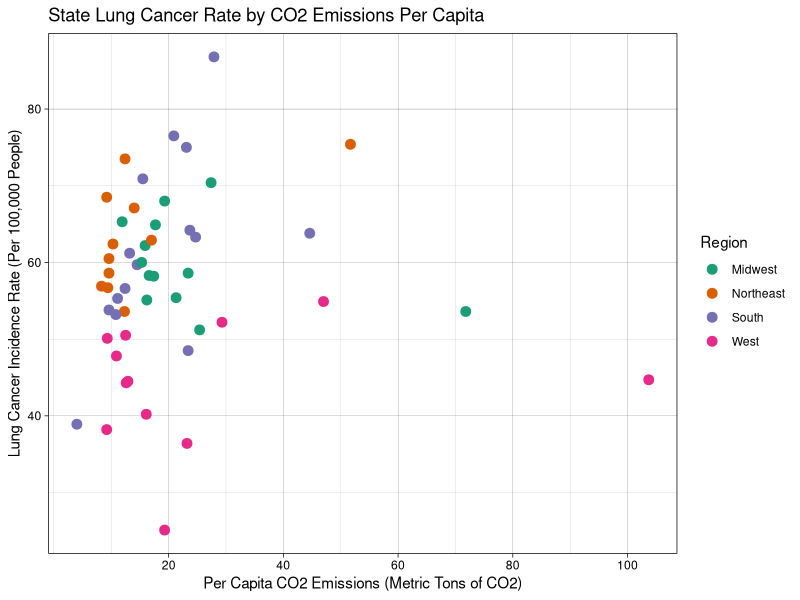
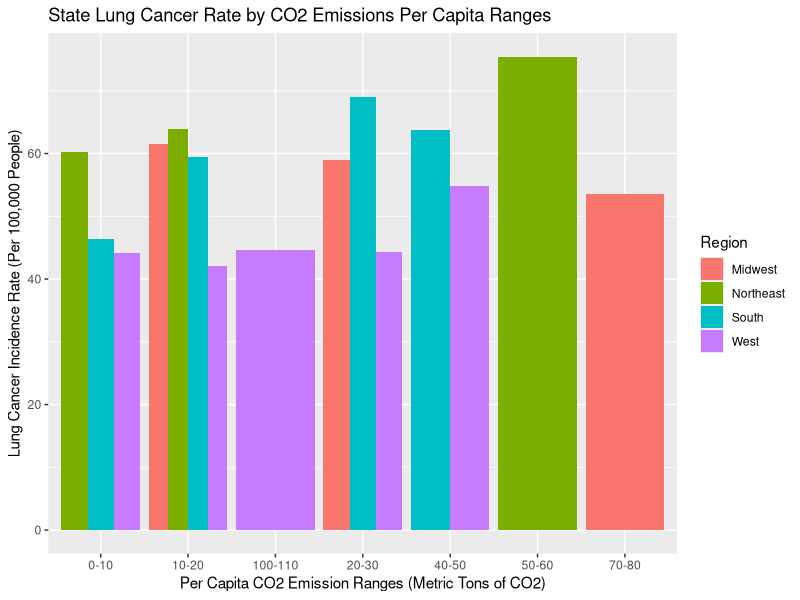
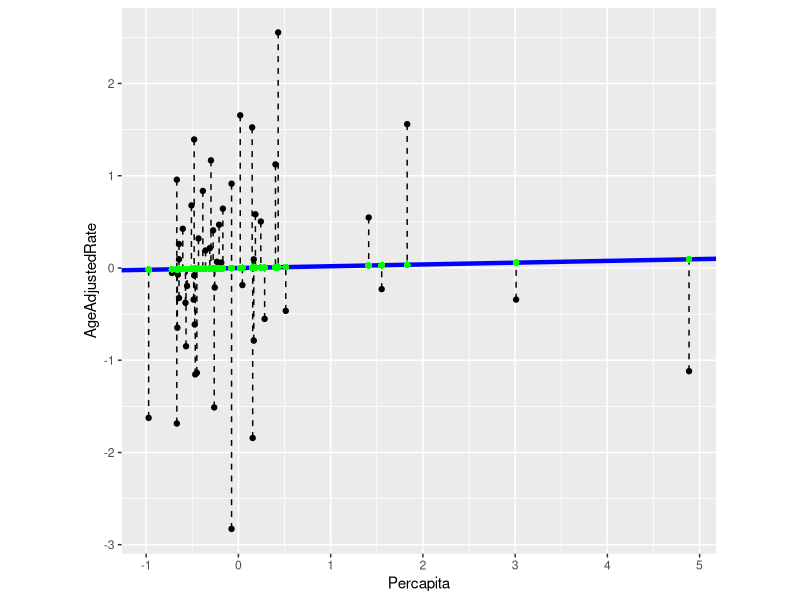
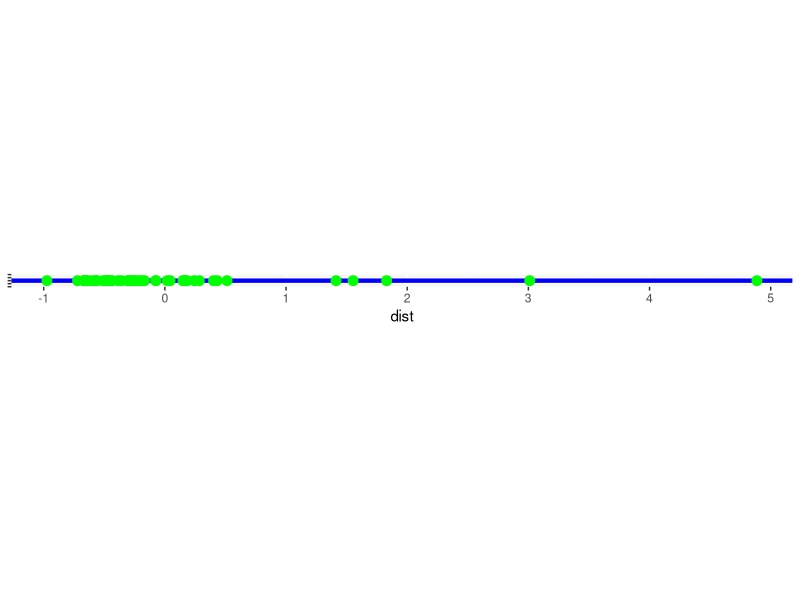
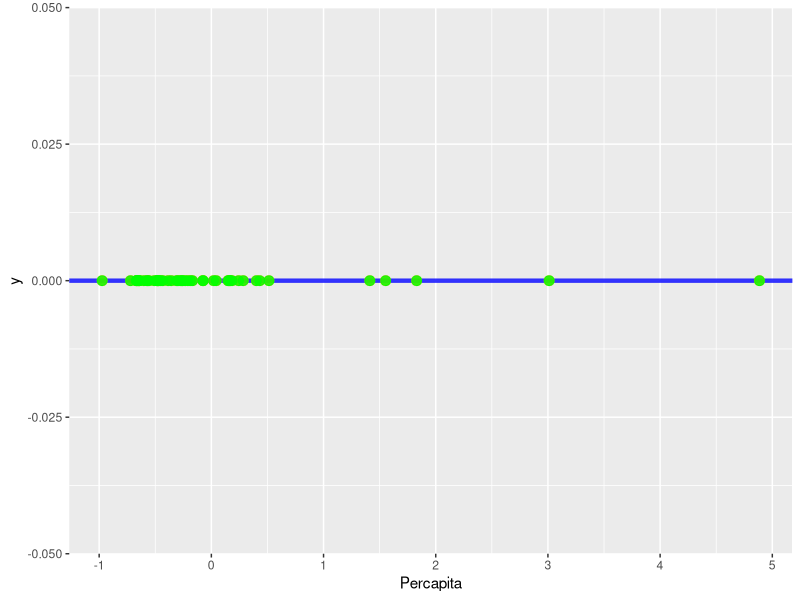
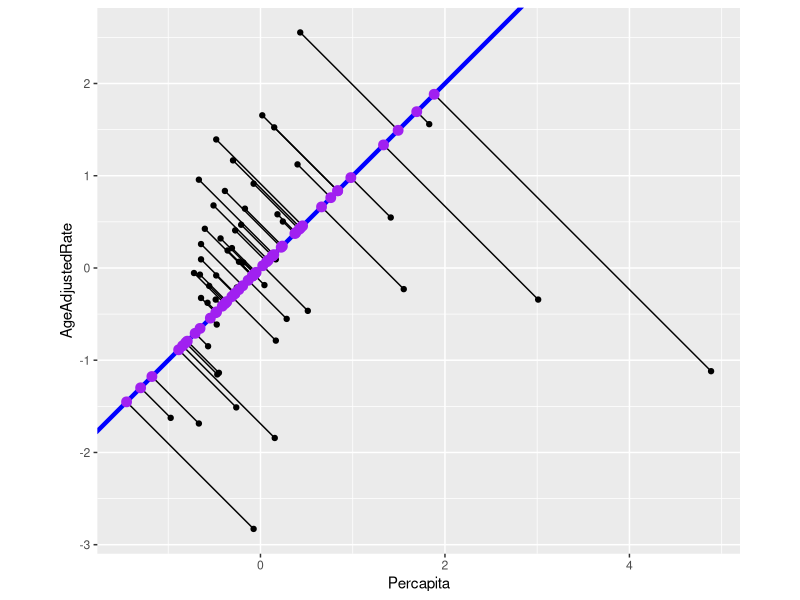
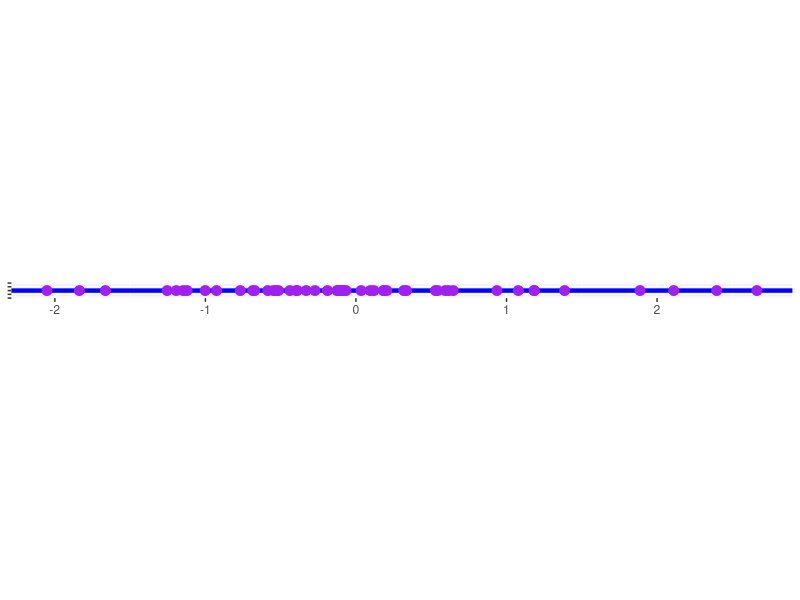
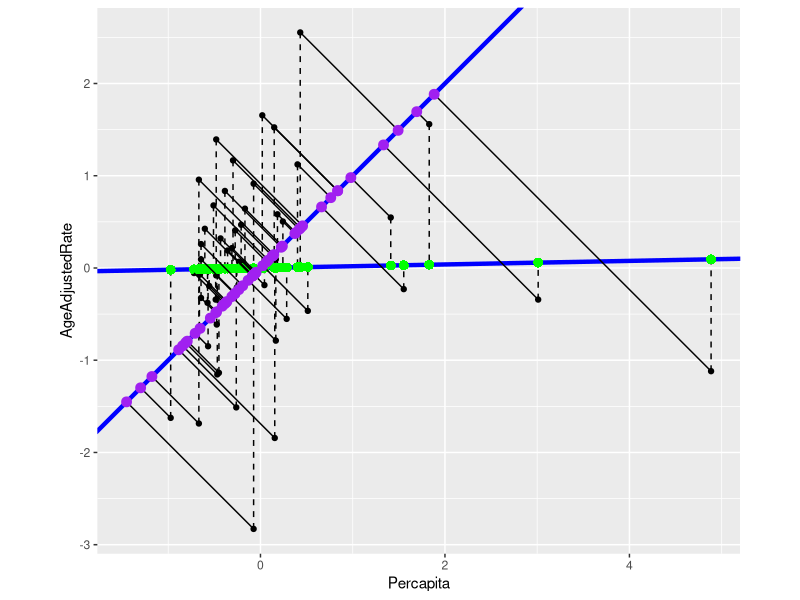

Generate these figures, in order, with R:
## ---- chunk 1
knitr::opts_chunk$set(echo = TRUE)
## ---- chunk 2
library(tidyr)
library(ggplot2)
library(dplyr)
lung_cancer_rate <- read.csv("lung_cancer_rate.csv") #Reading CSVs
state_percapita_carbon <- read.csv("state_percapita_carbon.csv")
state_total_carbon <- read.csv("state_total_carbon.csv")

lung_cancer_rate%>%na.omit()-> lung_cancer_rate #removing last few rows with all NAs
state_percapita_carbon%>%na.omit() -> state_percapita_carbon #removing last few rows with all NAs
state_percapita_carbon<-subset(state_percapita_carbon,select=-c(2:17,19:20)) #removing all years but 2016, the year in common
state_total_carbon<-subset(state_total_carbon,select=-c(2:12,14:16))#removing last column with all NAs and all years but 2016
state_total_carbon%>% na.omit() -> state_total_carbon #removing last few rows with all NAs
#Datasets are already Tidy (just need to remove one observation in the carbon emission datasets), so the next line is untidying, then retidying the lung cancer dataset.
lung_cancer_rate%>% pivot_wider(names_from='Region',values_from='AgeAdjustedRate') %>% pivot_longer(c("West","Midwest","South","Northeast"),names_to = 'Region',values_to = 'AgeAdjustedRate') %>% na.omit() -> lung_cancer_rate
## ---- chunk 3
lung_cancer_rate%>%full_join(state_percapita_carbon,by=c('Area'='State'))->lung_percapita #saving temporary fulljoin from 2 of the three datasets
lung_percapita%>%rename(Percapita=X2016)%>% #renaming X2016 into Percapita (for percapita CO2 emissions)
  full_join(state_total_carbon,by=c('Area'='State'))%>% #fulljoining third dataset
  rename(StateTotal=X2016)%>% #renaming X2016 into StateTotal (for state total CO2 emissions)
  na.omit()->data_final

#Need to convert StateTotal CO2 emissions variable into numeric variable
data_final$StateTotal <- as.numeric(as.character(data_final$StateTotal))
## ---- chunk 4
#Table displaying the states and stats for states whose lung cancer rates are above the national average
data_final %>% filter(AgeAdjustedRate>mean(AgeAdjustedRate))%>%#States whose lung cancer rates are above the national mean
  arrange(desc(AgeAdjustedRate)) #Arranging filtered cancer rates, descending
  
#First three summaries are to get an idea as to the variable averages of states whose means are above the average in each respective variable.
data_final %>% filter(AgeAdjustedRate>mean(AgeAdjustedRate))%>%#States whose lung cancer rates are above the national mean
  arrange(desc(AgeAdjustedRate))%>% #Arranging filtered cancer rates, descending
  summarize('Mean'=mean(AgeAdjustedRate),#Mean of lung cancer rates in filtered states
            'Percapita'=mean(Percapita), #Mean of percapita CO2 emissions in filtered states
            'StateTotal'=mean(StateTotal))  #Mean of state total CO2 emissions in filtered states

data_final%>% filter(Percapita>mean(Percapita))%>%#States whose per capita CO2 emissions are above the national mean)
  arrange(desc(Percapita))%>% #Arranging filtered cancer rates, descending
  summarize(Mean=mean(AgeAdjustedRate),#Mean of lung cancer rates in filtered states
            Percapita=mean(Percapita), #Mean of percapita CO2 emissions in filtered states
            StateTotal=mean(StateTotal))  #Mean of state total CO2 emissions in filtered states

data_final%>% filter(StateTotal>mean(StateTotal))%>%#States whose per capita CO2 emissions are above the national mean)
  arrange(desc(StateTotal))%>% #Arranging filtered cancer rates, descending
  summarize(Mean=mean(AgeAdjustedRate),#Mean of lung cancer rates in filtered states
            Percapita=mean(Percapita), #Mean of percapita CO2 emissions in filtered states
            StateTotal=mean(StateTotal))  #Mean of state total CO2 emissions in filtered states

#Summarize each of the three important numeric variables (lung cancer rates, per capita CO2 emissions, state total CO2 emissions), grouped by region
data_final%>%group_by(Region)%>%summarize(mean(Percapita),mean(AgeAdjustedRate),mean(StateTotal))


#Creating bins for Percapita CO2 emissions
tags<-c('0-10','10-20','20-30','30-40','40-50','50-60','60-70','70-80','80-90','90-100','100-110')
data_final %>% mutate(tag = case_when(
    Percapita < 10 ~ tags[1],
    Percapita >= 10 & Percapita < 20 ~ tags[2],
    Percapita >= 20 & Percapita < 30 ~ tags[3],
    Percapita >= 30 & Percapita < 40 ~ tags[4],
    Percapita >= 40 & Percapita < 50 ~ tags[5],
    Percapita >= 50 & Percapita < 60 ~ tags[6],
    Percapita >= 60 & Percapita < 70 ~ tags[7],
    Percapita >= 70 & Percapita < 80 ~ tags[8],
    Percapita >= 80 & Percapita < 90 ~ tags[9],
    Percapita >= 90 & Percapita < 100 ~ tags[10],
    Percapita >= 100 & Percapita < 110 ~ tags[11])) -> data_final

data_final %>% group_by(tag)%>% summarize(mean(AgeAdjustedRate))
## ---- chunk 5
data_final%>%ggplot(aes(x=Percapita,y=AgeAdjustedRate,color=Region))+
  geom_point(size=3)+
  ggtitle("State Lung Cancer Rate by CO2 Emissions Per Capita")+
  ylab('Lung Cancer Incidence Rate (Per 100,000 People)')+
  xlab('Per Capita CO2 Emissions (Metric Tons of CO2)')+
  theme_linedraw()+
  scale_color_brewer(palette='Dark2')+
  scale_x_continuous(breaks=c(20,40,60,80,100))
## ---- chunk 6
data_final %>% ggplot(mapping = aes(x=tag,fill=Region))+
  geom_bar(aes(y=AgeAdjustedRate),position='dodge',stat="summary",fun.y="mean")+
  ggtitle("State Lung Cancer Rate by CO2 Emissions Per Capita Ranges")+
  ylab('Lung Cancer Incidence Rate (Per 100,000 People)')+
  xlab('Per Capita CO2 Emission Ranges (Metric Tons of CO2)')
## ---- chunk 7
# PCA for AgeAdjustedRate (Lung Cancer Occurance Rate) and Percapita (per capita CO2 emissions per state)
data_final %>% select_if(is.numeric) %>% scale %>% cov %>% round(2)
data_final %>% select_if(is.numeric) -> data_finalN #Selecting for numeric variables
data_finalN = data.frame(scale(data_finalN)) #Scaling data
pc1=ggplot(data_finalN, aes(x = Percapita, y = AgeAdjustedRate))+geom_point()+coord_fixed()#Plotting scaled data
var(data_finalN$Percapita)+var(data_finalN$AgeAdjustedRate) #Total variance between variables
var(data_finalN$Percapita) #Just variance along x-axis

#Adding linear regression line to scaled plot
reg1 = lm(AgeAdjustedRate ~ Percapita, data = data_finalN) #linear regression
a1 = reg1$coefficients[1] # intercept
b1 = reg1$coefficients[2] # slope
pline1 = pc1 + geom_abline(intercept = a1, slope = b1,
    col = "blue", lwd = 1.5)
pline1 + geom_segment(aes(xend = Percapita, yend = reg1$fitted),
    lty=2)+
  geom_point(y=reg1$fitted.values,size = 2, shape = 16,color="green")+coord_fixed()

#Rotated linear regression to horizontal axis
data_finalN%>%mutate(fit=reg1$fitted.values)%>%select(AgeAdjustedRate,Percapita,fit)%>%
  mutate(dist=ifelse(Percapita<0,-sqrt(Percapita^2+fit^2),sqrt(Percapita^2+fit^2)))%>%
  ggplot(aes(x = dist, y = 0)) +geom_abline(intercept = 0, slope = 0,
    col = "blue", lwd = 1.5)+
  geom_point(color="green",size=3)+theme(axis.text.y=element_blank(),axis.title.y=element_blank())+coord_fixed()

var(data_finalN$Percapita)+var(reg1$fitted.values)#Variance of fitted values with scaled data

#Plotted rotated linear regression
data_finalN%>%mutate(fit=reg1$fitted.values)%>%select(AgeAdjustedRate,Percapita,fit)%>%
  mutate(dist=ifelse(Percapita<0,-sqrt(Percapita^2+fit^2),sqrt(Percapita^2+fit^2)))%>%
  ggplot(aes(x = Percapita, y = 0)) +geom_abline(intercept = 0, slope = 0,
    col = "blue", alpha=.8, lwd = 1.5)+
  geom_point(col="orange",size=3,alpha=.8)+geom_point(aes(x=dist),color="green",size=3,alpha=.8)

#Finding the line that maximizes variance between points
xy = cbind(data_finalN$AgeAdjustedRate, data_finalN$Percapita)
svda = svd(xy)
pc = xy %*% svda$v[, 1] %*% t(svda$v[, 1])
bp = svda$v[2, 1] / svda$v[1, 1]
ap = mean(pc[, 2]) - bp * mean(pc[, 1])
pc1 + geom_segment(xend = pc[, 1], yend = pc[, 2]) +
  geom_abline(intercept = ap, slope = bp, col = "blue", lwd = 1.5)+coord_fixed()+
  geom_point(aes(x=pc[,1],y=pc[,2]),color="purple",size=3)

#Rotated line that maximizes variance between points
data_finalN%>%
  mutate(dist1=ifelse(pc[,1]<0,-sqrt(pc[,1]^2+pc[,2]^2),sqrt(pc[,1]^2+pc[,2]^2)))%>%
  ggplot(aes(x = dist1, y = 0)) +geom_abline(intercept = 0, slope = 0,
    col = "blue", lwd = 1.5)+geom_point(color="purple",size=3)+theme(axis.text.y=element_blank(),axis.title=element_blank())+coord_fixed()

#Variance between PC1 and PC2
var(pc[,1])+var(pc[,2])

#Comparing residuals between two lines
pline1 + geom_segment(aes(xend = Percapita, yend = reg1$fitted),lty=2)+
  geom_point(y=reg1$fitted.values, shape = 16,color="green",size=3)+coord_fixed()+
  geom_segment(xend = pc[, 1], yend = pc[, 2]) +
  geom_abline(intercept = ap, slope = bp, col = "blue", lwd = 1.5)+
  geom_point(aes(x=pc[,1],y=pc[,2]),color="purple",size=3)

#Two residual plot lines on top of each other
data_finalN%>%mutate(fit=reg1$fitted.values)%>%
  mutate(dist1=ifelse(Percapita<0,-sqrt(Percapita^2+fit^2),sqrt(Percapita^2+fit^2)))%>%
  mutate(dist2=ifelse(pc[,1]<0,-sqrt(pc[,1]^2+pc[,2]^2),sqrt(pc[,1]^2+pc[,2]^2)))%>%
  ggplot()+geom_abline(intercept = 0, slope = 0,col = "blue", lwd = 1.5)+
  geom_point(aes(x = dist1, y = 0), color="green",size=3,alpha=.7)+
  geom_point(aes(x = dist2, y = 0), color="purple",size=3,alpha=.7)+
  theme(axis.text.y=element_blank(),axis.title=element_blank())+coord_fixed()

#PC1 and PC2 plotted
pc1 +
  geom_vline(xintercept = 0,lty=2)+
  geom_hline(yintercept = 0,lty=2)+
  geom_abline(intercept = ap, slope = bp, col = "blue", lwd = 1)+coord_fixed()+
  geom_abline(intercept = ap, slope = -bp, col = "red", lwd = 1)+
  annotate(geom="text",-1,1.5,col="red",label="PC2",size=7)+
  annotate(geom="text",1,1.5,col="blue",label="PC1",size=7)


#Rotated PC1 and PC2 plots
ppdf = tibble(PC1n = -svda$u[, 1] * svda$d[1],
              PC2n = svda$u[, 2] * svda$d[2])
ggplot(ppdf, aes(x = PC1n, y = PC2n)) + geom_point() + xlab("PC1 ")+
    ylab("PC2")+
  geom_abline(intercept = ap, slope = bp,lty=2)+
  geom_abline(intercept = ap, slope = -bp,lty=2)+
  geom_vline(xintercept = 0,lwd=1.5,col="red")+
  geom_hline(yintercept = 0,lwd=1.5,col="blue")+coord_fixed()
